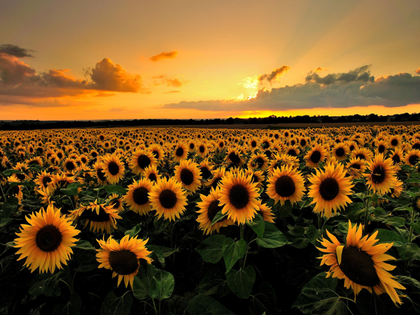
%> input picture Lab1/code/Part2/sunflowers.png, 420 x 315 px, shrunk from 640 x 480 before the run
$ octave Part2.m   (GNU Octave 9; MATLAB toolbox functions it lacks are replaced by stand-ins)
%> lines starting %> are read from the running program, lines starting %| are printed output that depends on the picture; in (x1, y1, x2, y2) boxes, pixels count from 0 and x2, y2 are one past the last pixel; in counts of white or black regions, pixels touching at a corner belong together; the program's own positions count from 1
### Lab1/code/Part2/CornerDetect.m
function [lplus,lminus,R] = CornerDetect(I,Ibw,sigma,ro,k,thCorner)
%I         : original rgb image
%Ibw       : grayscaled original image
%sigma     : tupikh apoklish(klimaka diaforishs)
%ro        : klimaka oloklhrwshs
%k         : mikrh 8etikh sta8era
%thCorner  : katwfli(threshold)

ns=ceil(3*sigma)*2+1;
nr=ceil(3*ro)*2+1;
B_sq = strel('disk',ns);

%% 2.1.1 : Ypologismos J1,J2,J3
Gs = fspecial('gaussian',ns,sigma);
Gr = fspecial('gaussian',nr,ro);
Is = imfilter(Ibw,Gs,'conv','symmetric');
[Idx,Idy] = gradient(Is);
J1 = Idx.^2;
J1 = imfilter(J1,Gr,'conv','symmetric');
J2 = Idx.*Idy;
J2 = imfilter(J2,Gr,'conv','symmetric');
J3 = Idy.^2;
J3 = imfilter(J3,Gr,'conv','symmetric');

%% 2.1.2 : Ypologismos l+,l-
lplus = 0.5*(J1+J3+sqrt((J1-J3).^2+4*J2.^2));
lminus = 0.5*(J1+J3-sqrt((J1-J3).^2+4*J2.^2));

%% 2.1.3 : Ypologismos R , Krithriou gwniothtas
R = lplus.*lminus-k*((lminus+lplus).^2);
figure();
imshow(R,[]);
title('Cornerness Criterion');
print -djpeg CornernessCriterion.jpeg
%synthiki 1
Cond1 = ( R==imdilate(R,B_sq) );
Rmax = max(max(max(R)));
%synthiki 2
Cond2 = (R > thCorner*Rmax);
Corners = Cond1 & Cond2;
[col,row] = find(Corners);
S=size(row);
mysigma=repmat(sigma,[S,1]);
C=[row col mysigma];
interest_points_visualization(I,C);

end

### Lab1/code/Part2/Part2.m
%% MEROS 2
clear all;
close all;
%{ AN 8ELEIS NA TREKSEIS TON KWDIKA BALE TIS GRAMMES 37-50 SE SXOLIA GIA NA MHN SOU VGALEI POLLA PLOTS %}
%{ TO IDIO MPOREIS NA KANEIS KAI GIA TIS 24-27 THS BLOBDETECT %}
%{ TO IDIO MPOREIS NA KANEIS KAI GIA TIS 31-34 THS CORNERDETECT %}

%reading the image
Iorg = imread('sunflowers.png');
%> Iorg is the input picture: size 315x420x3 uint8; mean R, G, B 116.3, 82.6, 35.6
I = im2double(Iorg); %convert the intensity image I to double precision
Ibw= im2double(rgb2gray(Iorg)); % grayscale intensity image used for l+,l-
figure();
imshow(I);
title('Original Image');
print -djpeg OriginalImage.jpeg


%% 2.1 Anixneush Gwniwn
% klhsh CornerDetect me tis endeiktikes parametrous.
% Ta erwthmata 2.1.1, 2.1.2 kai 2.1.3 ulopoiountai mesa sthn
% CornerDetect
[lplus,lminus,~] = CornerDetect(I,Ibw,2,2.5,0.05,0.005);
%> in CornerDetect, `Cond1 = ( R==imdilate(R,B_sq) );`:
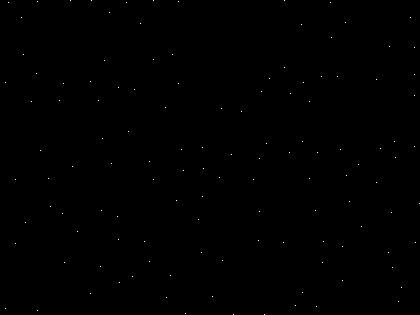
%> Cond1: size 315x420 logical; 0.09% white in thin lines or dots
%> in CornerDetect, `Rmax = max(max(max(R)));`: Rmax = 6.15e-06
%> in CornerDetect, `Cond2 = (R > thCorner*Rmax);`: Cond2: size 315x420 logical; 27.5% white; 36 white regions (12 under 20 px), largest, box (x1, y1, x2, y2) and area: (0, 126, 420, 289) 30748, (313, 216, 411, 308) 3699, (47, 255, 69, 276) 256
%> in CornerDetect, `Corners = Cond1 & Cond2;`: Corners: size 315x420 logical; 0.06% white in thin lines or dots, all inside (x1, y1, x2, y2) = (15, 54, 420, 315)
%> in CornerDetect, `[col,row] = find(Corners);`: col = 80 values from 55 to 315; row = 80 values from 16 to 420
%> in CornerDetect, `S=size(row);`: S = [80 1]
%> in CornerDetect, `mysigma=repmat(sigma,[S,1]);`: mysigma = 80 values from 2 to 2
%> in CornerDetect, `C=[row col mysigma];`: C = 80 rows, first 12: [16 180 2; 16 244 2; 24 55 2; 26 223 2; 37 74 2; 41 151 2; 49 179 2; 51 207 2; 63 214 2; 65 263 2; 73 167 2; 78 232 2]
figure();
imshow(lplus,[]);
title('Grayscale Image for l+');
print -djpeg GrayscaleL+.jpeg
figure();
imshow(lminus,[]);
title('Grayscale Image for l-');
print -djpeg GrayscaleL-.jpeg

%klhsh CornerDetect me alles parametrous(tis beltistes pou vrhka me diafora peiramata)
%[~,~,~]=CornerDetect(I,Ibw,0.7,1.1,0.1,0.008);


%metabolh ths tupikhs apoklishs sigma
[~,~,~] = CornerDetect(I,Ibw,0.5,2.5,0.05,0.005); %lower
%> call 2 of CornerDetect, with sigma = 0.5, ro = 2.5, k = 0.05, thCorner = 0.005
%> in CornerDetect (call 2), `Cond1 = ( R==imdilate(R,B_sq) );`: Cond1: size 315x420 logical; 0.38% white in thin lines or dots
%> in CornerDetect (call 2), `Rmax = max(max(max(R)));`: Rmax = 0.000199
%> in CornerDetect (call 2), `Cond2 = (R > thCorner*Rmax);`: Cond2: size 315x420 logical; 38.1% white; 36 white regions (9 under 20 px), largest, box (x1, y1, x2, y2) and area: (0, 109, 420, 309) 47521, (247, 70, 279, 100) 397, (267, 110, 296, 122) 289
%> in CornerDetect (call 2), `Corners = Cond1 & Cond2;`:
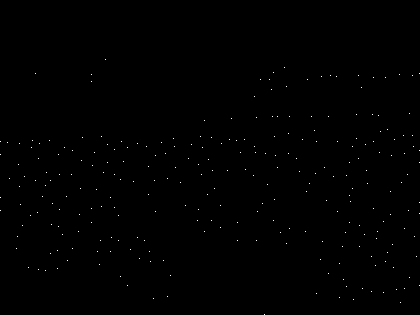
%> Corners: size 315x420 logical; 0.2% white in thin lines or dots, all inside (x1, y1, x2, y2) = (0, 59, 420, 315)
%> in CornerDetect (call 2), `[col,row] = find(Corners);`: col = 262 values from 60 to 315; row = 262 values from 1 to 420
%> in CornerDetect (call 2), `S=size(row);`: S = [262 1]
%> in CornerDetect (call 2), `mysigma=repmat(sigma,[S,1]);`: mysigma = 262 values from 0.5 to 0.5
%> in CornerDetect (call 2), `C=[row col mysigma];`: C = 262 rows, first 12: [1 142 0.5; 1 155 0.5; 1 198 0.5; 1 211 0.5; 8 143 0.5; 10 179 0.5; 17 249 0.5; 18 237 0.5; 19 165 0.5; 20 144 0.5; 20 187 0.5; 21 205 0.5]
[~,~,~] = CornerDetect(I,Ibw,3.5,2.5,0.05,0.005); %higher
%> call 3 of CornerDetect, with sigma = 3.5, ro = 2.5, k = 0.05, thCorner = 0.005
%> in CornerDetect (call 3), `Is = imfilter(Ibw,Gs,'conv','symmetric');`:
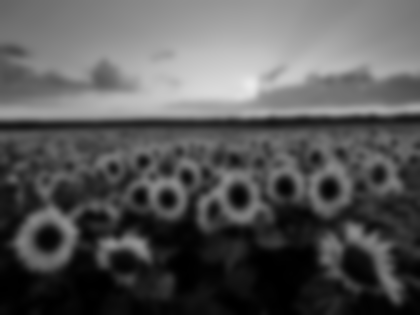
%> Is: size 315x420 double; min 7.61e-05, max 0.923, mean 0.343
%> in CornerDetect (call 3), `[Idx,Idy] = gradient(Is);`:
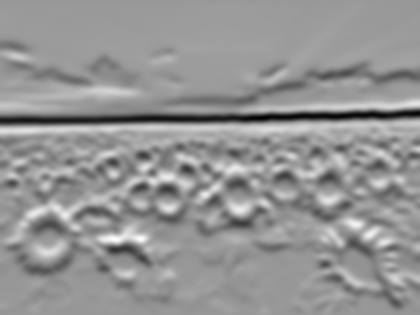
%> Idy: size 315x420 double; min -0.0822, max 0.0561, mean -0.00156; drawn with min black and max white
%> in CornerDetect (call 3), `J2 = imfilter(J2,Gr,'conv','symmetric');`:
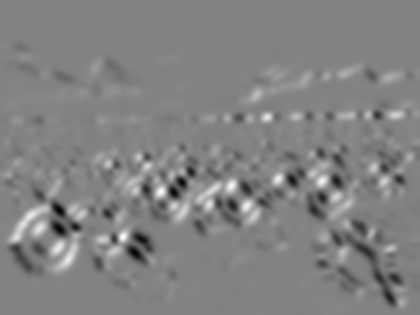
%> J2: size 315x420 double; min -0.001, max 0.000952, mean -2.29e-06; drawn with min black and max white
%> in CornerDetect (call 3), `R = lplus.*lminus-k*((lminus+lplus).^2);`:
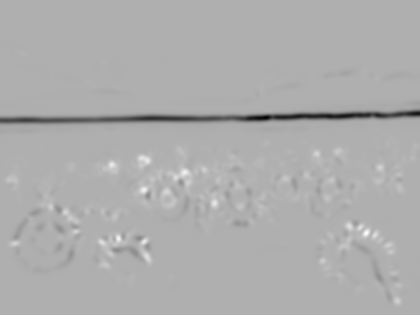
%> R: size 315x420 double; min -9.2e-07, max 4.19e-07, mean -8.67e-09; drawn with min black and max white
%> in CornerDetect (call 3), `Cond1 = ( R==imdilate(R,B_sq) );`: Cond1: size 315x420 logical; 0.03% white in thin lines or dots
%> in CornerDetect (call 3), `Rmax = max(max(max(R)));`: Rmax = 4.19e-07
%> in CornerDetect (call 3), `Cond2 = (R > thCorner*Rmax);`:
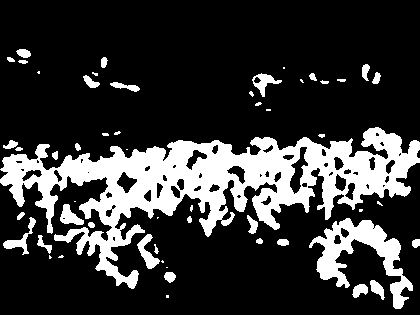
%> Cond2: size 315x420 logical; 21.4% white; 54 white regions (20 under 20 px), largest, box (x1, y1, x2, y2) and area: (0, 127, 420, 289) 22008, (309, 218, 413, 309) 3133, (137, 234, 160, 269) 327
%> in CornerDetect (call 3), `Corners = Cond1 & Cond2;`: Corners: size 315x420 logical; 0.02% white in thin lines or dots, all inside (x1, y1, x2, y2) = (9, 53, 398, 302)
%> in CornerDetect (call 3), `[col,row] = find(Corners);`: col = 27 values from 54 to 302; row = 27 values from 10 to 398
%> in CornerDetect (call 3), `S=size(row);`: S = [27 1]
%> in CornerDetect (call 3), `mysigma=repmat(sigma,[S,1]);`: mysigma = 27 values from 3.5 to 3.5
%> in CornerDetect (call 3), `C=[row col mysigma];`: C = 27 rows, first 12: [10 180 3.5; 16 244 3.5; 23 54 3.5; 66 213 3.5; 73 167 3.5; 94 86 3.5; 105 63 3.5; 112 165 3.5; 119 87 3.5; 119 239 3.5; 145 190 3.5; 145 242 3.5]

%metabolh ths tupikhs apoklishs ?
[~,~,~] = CornerDetect(I,Ibw,2,1,0.05,0.005); %lower
%> in CornerDetect (call 4), `C=[row col mysigma];`: C = 93 rows, first 12: [17 181 2; 17 196 2; 18 144 2; 18 250 2; 25 55 2; 26 223 2; 41 150 2; 49 179 2; 59 155 2; 60 210 2; 60 267 2; 73 168 2]
[~,~,~] = CornerDetect(I,Ibw,2,3,0.05,0.005); %higher
%> in CornerDetect (call 5), `C=[row col mysigma];`: C = 78 rows, first 12: [15 179 2; 16 244 2; 22 259 2; 24 55 2; 26 223 2; 37 74 2; 41 153 2; 48 179 2; 50 253 2; 64 214 2; 65 263 2; 72 166 2]

%metabolh tou k
[~,~,~] = CornerDetect(I,Ibw,2,2.5,0.01,0.005); %lower
%> in CornerDetect (call 6), `C=[row col mysigma];`: C = 89 rows, first 12: [16 180 2; 16 244 2; 24 55 2; 26 223 2; 37 74 2; 41 151 2; 49 179 2; 51 253 2; 63 214 2; 66 263 2; 73 167 2; 78 232 2]
[~,~,~] = CornerDetect(I,Ibw,2,2.5,0.09,0.005); %higher
%> in CornerDetect (call 7), `C=[row col mysigma];`: C = 83 rows, first 12: [16 180 2; 16 244 2; 25 55 2; 25 260 2; 26 223 2; 37 74 2; 41 151 2; 49 179 2; 51 207 2; 60 267 2; 64 214 2; 73 167 2]
%> the run ends on the next line
